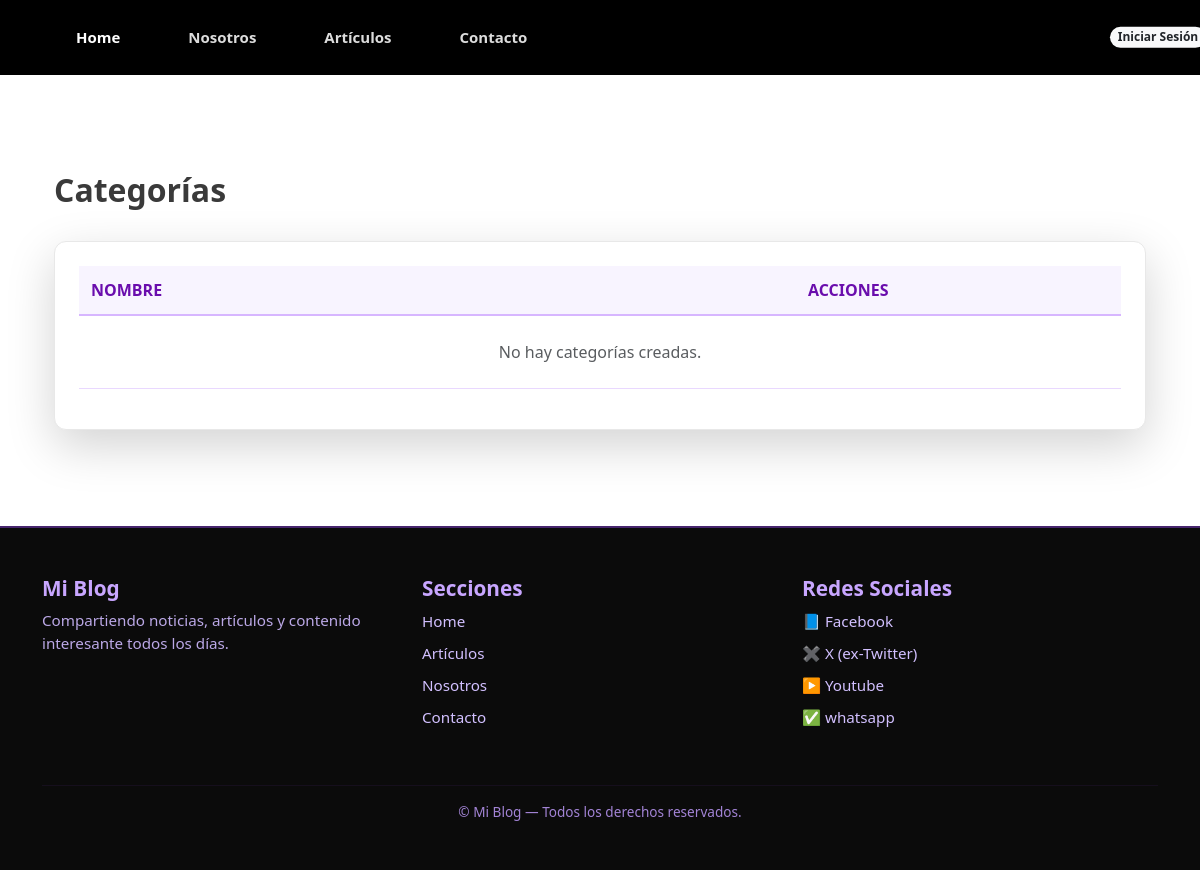
Before: /articulos/categoria/ with the older database file.
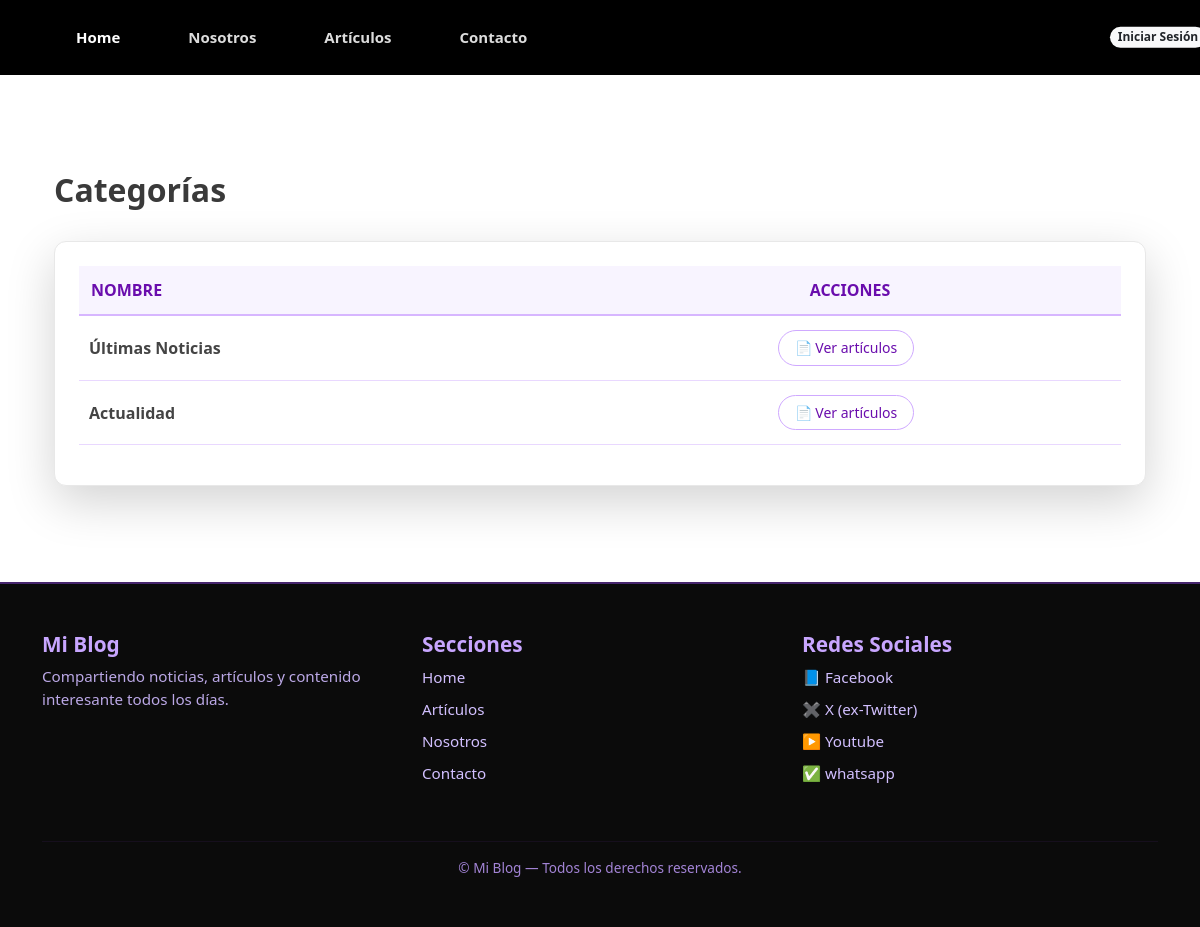
After: the same page with the newer database file.
### apps/articulo/models.py (models this page shows, shortened)
class Categoria(models.Model):
    nombre = models.CharField(max_length=30, null=False, default='Sin categoría')

### apps/articulo/views.py (the view)
# urls.py: path('categoria/', CategoriaListView.as_view(), name='listCategoria'),
class CategoriaListView(ListView):
    model = Categoria
    template_name = 'articulo/listCategoria.html'
    context_object_name = 'categorias'

### apps/articulo/templatetags/colaborador_tags.py (called while the page is built)
@register.filter(name='has_group')
def has_group(user, group_name):
    return user.groups.filter(name=group_name).exists()

### templates/articulo/listCategoria.html (shortened to what this page needs)
{% extends 'home.html' %}
{% load static %}
{% load colaborador_tags %}
{% block extra_css %}
<link rel="stylesheet" href="{% static 'css/categorias.css' %}?v=10">
{% endblock %}
{% block content %}
<section class="container py-5">
    <div class="d-flex justify-content-between align-items-center mb-4">
        <h1 class="titulo-pagina">Categorías</h1>
    </div>
    <div class="tabla-card shadow-lg">
        <div class="table-responsive">
            <table class="table table-hover align-middle tabla-estilada">
                <thead>
                    <tr>
                        <th>Nombre</th>
                        <th class="text-center">Acciones</th>
                    </tr>
                </thead>
                <tbody>
                    {% for categoria in categorias %}
                    <tr>
                        <td class="fw-semibold texto-categoria">{{ categoria.nombre|capfirst }}</td>
                        <td class="text-center acciones-columna">
                            <a href="{% url 'apps.articulo:articulosPorCategoria' pk=categoria.pk %}"
                               class="btn btn-sm btn-outline-light me-2">
                                📄 Ver artículos
                            </a>
                        </td>
                    </tr>
                    {% empty %}
                    <tr>
                        <td colspan="2" class="text-center py-4 text-muted">No hay categorías creadas.</td>
                    </tr>
                    {% endfor %}
                </tbody>
            </table>
        </div>
    </div>
</section>
{% endblock %}

Changed rows visible on the page:
added Categoria: nombre "Últimas Noticias"
added Categoria: nombre "Actualidad"
Other visible differences:
text no longer shown: "No hay categorías creadas."
